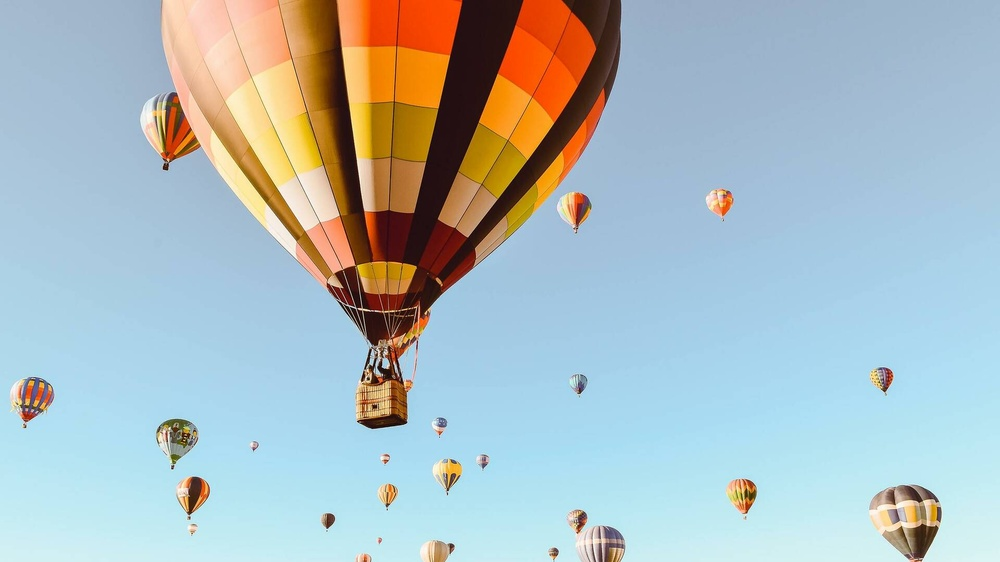
#> input picture aula03/img/baloes.jpg, 1000 x 562 px, shrunk from 1920 x 1080 before the run
$ python main.py
#> lines starting #> are read from the running program, lines starting #| are printed output that depends on the picture
#> further down, baloes is the input picture: PIL image 1000x562 RGB; mean R, G, B 172.2, 187.3, 191.1
from PIL import Image
import os

def save_image(img):
    if not os.path.exists("out"):
        os.makedirs("out")

    function_name = save_image.__name__

    file_name = function_name + ".jpg"
    file_counter = 1
    while os.path.exists(os.path.join("out", file_name)):
        file_name = f"{function_name}_{file_counter}.jpg"
        file_counter += 1

    img.save(os.path.join("out", file_name))

def escala_cinza(colorida):
    w, h = colorida.size
#> w = 1000; h = 562
    img = Image.new("RGB", (w,h))
#> img: PIL image 1000x562 RGB; every value is 0

    for x in range(w):
        for y in range(h):
            pxl = colorida.getpixel((x, y))
            # media das coordenada RGB
            lum = int(pxl[0]*0.3 + pxl[1]*0.59 + pxl[2]*0.11)
            img.putpixel((x,y), (lum, lum, lum))
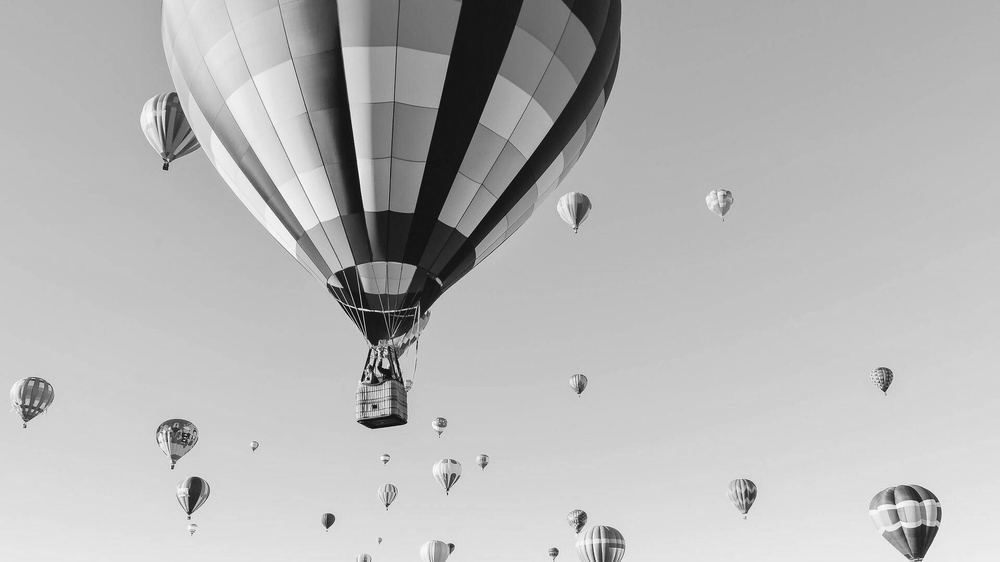
#> img: PIL image 1000x562 RGB; min 0, max 254, mean 182.7

    return img

def media_escala_cinza(colorida):
    w, h = colorida.size
    img = Image.new("RGB", (w,h))

    for x in range(w):
        for y in range(h):
            pxl = colorida.getpixel((x, y))
            # media das coordenada RGB
            lum = (pxl[0] + pxl[1] + pxl[2])//3
            img.putpixel((x,y), (lum, lum, lum))

    return img

if __name__ == "__main__":
    baloes = Image.open("img/baloes.jpg")
    pb_baloes = escala_cinza(baloes)
    pb_baloes.show()
    save_image(pb_baloes)
